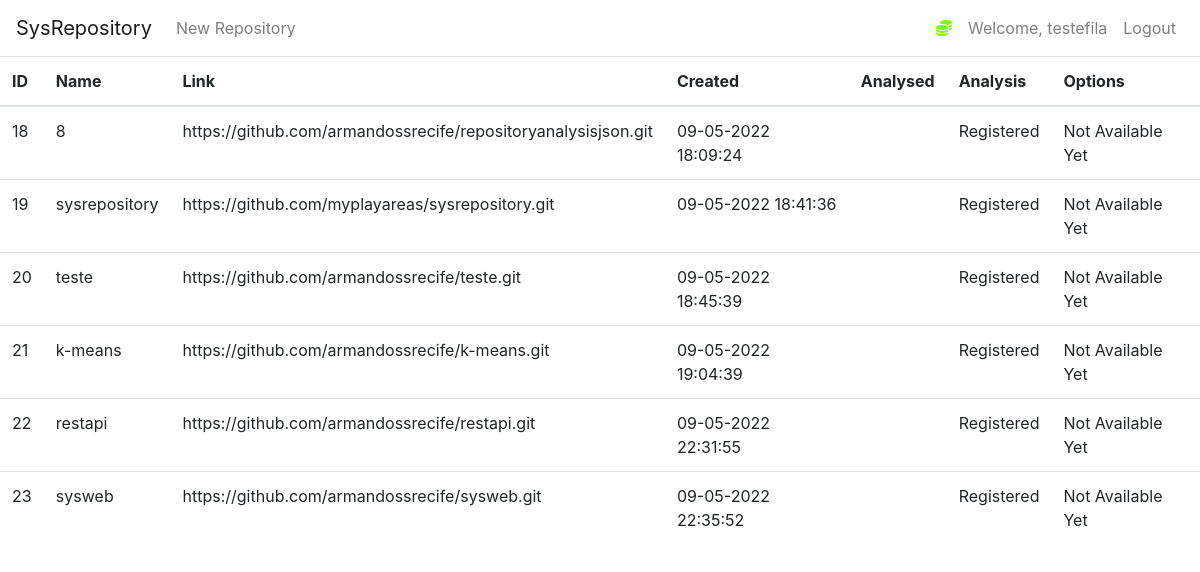
Screenshot of /msr (signed in) with the database file from the repository.
### msr/dao.py (models this page shows, shortened)
class User(db.Model, UserMixin):
    id = db.Column(db.Integer(), primary_key=True)
    username = db.Column(db.String(length=30), nullable=False, unique=True)
    email_address = db.Column(db.String(length=50), nullable=False, unique=True)
    password_hash = db.Column(db.String(length=60), nullable=False)
    repositories = db.relationship('Repository', backref='owned_user', lazy=True)
    @property
    def password(self):
        return self.password

class Repository(db.Model):
    id = db.Column(db.Integer(), primary_key=True)
    name = db.Column(db.String(length=30), nullable=False, unique=False)
    link = db.Column(db.String(length=1024), nullable=False, unique=False)
    creation_date = db.Column(db.DateTime, nullable=False, default=datetime.now)
    analysis_date = db.Column(db.DateTime, nullable=True, default=None)
    analysed = db.Column(db.Integer(), nullable=True, default=0)
    owner = db.Column(db.Integer(), db.ForeignKey('user.id'))

### msr/authentication.py (the view)
@app.route('/msr')
@login_required
def msr_page():
    repositories = Repository.query.filter_by(owner=current_user.get_id()).all()
    return render_template('user/msr.html', repositories=repositories)

### msr/dao.py (called while the page is built)
@login_manager.user_loader
def load_user(user_id):
    return User.query.get(int(user_id))

### msr/main.py (called while the page is built)
@app.context_processor
def utility_processor():
    def status_repositorio(status):
        valor = ''
        try:
            lista_de_status = list()
            lista_de_status = ['Registered', 'Processing', 'Analysed']
            valor = lista_de_status[status]
        except Exception as e:
            print('Erro de status: valor ' + valor + ' - status:  ' + str(status) + ' - ' + str(e))
        return valor
    return dict(status_repositorio=status_repositorio)

### msr/templates/user/msr.html (shortened to what this page needs)
{% extends 'base.html' %}
{% block content %}
      <table class="table table-hover table">
        <thead>
            <tr>
                <th scope="col">ID</th>
                <th scope="col">Name</th>
                <th scope="col">Link</th>
                <th scope="col">Created</th>
                <th scope="col">Analysed</th>
                <th scope="col">Analysis</th>
                <th scope="col">Options</th>
            </tr>
        </thead>
        <tbody>
            {% for repository in repositories %}
                <tr>
                    <td>{{ repository.id }}</td>
                    <td>{{ repository.name }}</td>
                    <td>{{ repository.link }}</td>
                    <td>{{ repository.creation_date.strftime('%d-%m-%Y %H:%M:%S') }}</td>
                    {% if repository.analysis_date is not none: %}
                    <td>{{ repository.analysis_date.strftime('%d-%m-%Y %H:%M:%S') }}</td>
                    {% else %}
                    <td></td>
                    {% endif%}
                    <td>{{ status_repositorio(repository.analysed) }}</td>
                    {% if repository.analysed == 2: %}
                    <td>
                      <a href="{{ url_for('visualizar_analise_repositorio', id=repository.id) }}">Details...</a>
                    </td>
                    {% else %}
                    <td>Not Available Yet</td>
                    {% endif %}
                </tr>
            {% endfor %}
        </tbody>
    </table>
    <br>
{% endblock %}

### msr/templates/base.html (shortened to what this page needs)
<!doctype html>
<html lang="en">
   <head>
      <link rel="stylesheet" href="https://cdn.jsdelivr.net/npm/bootstrap@4.5.3/dist/css/bootstrap.min.css">
      <link rel="stylesheet" type="text/css" href="{{ url_for('static', filename='jsonview.bundle.css') }}">
   </head>
   <body>
    <nav class="navbar navbar-expand-md navbar-light">
      <a class="navbar-brand" href="{{ url_for('msr_page') }} ">SysRepository</a>
      <div class="collapse navbar-collapse" id="navbarNav">
          {% if current_user.is_authenticated %}
            <ul class="navbar-nav mr-auto">
                <li class="nav-item">
                    <a class="nav-link" href="{{ url_for('repository_page') }}">New Repository</a>
                </li>
            </ul>
            <ul class="navbar-nav">
                <li class="nav-item">
                    <a class="nav-link" style="color: lawngreen; font-weight: bold">
                        <i class="fas fa-coins"></i>
                    </a>
                </li>
                <li class="nav-item">
                    <a class="nav-link">Welcome, {{ current_user.username }}</a>
                </li>
                <li class="nav-item">
                    <a class="nav-link" href="{{ url_for('logout_page') }}">Logout</a>
                </li>
            </ul>
          {% endif %}
      </div>
    </nav>
      {% block content %}
      {% endblock %}
   </body>
</html>

### rows the page displays
User: username "testefila"
Repository: id "18", name "8", link "https://github.com/armandossrecife/repositoryanalysisjson.git", creation_date "09-05-2022 18:09:24", analysed "Registered", shows "Not Available Yet"
Repository: id "19", name "sysrepository", link "https://github.com/myplayareas/sysrepository.git", creation_date "09-05-2022 18:41:36", analysed "Registered", shows "Not Available Yet"
Repository: id "20", name "teste", link "https://github.com/armandossrecife/teste.git", creation_date "09-05-2022 18:45:39", analysed "Registered", shows "Not Available Yet"
Repository: id "21", name "k-means", link "https://github.com/armandossrecife/k-means.git", creation_date "09-05-2022 19:04:39", analysed "Registered", shows "Not Available Yet"
Repository: id "22", name "restapi", link "https://github.com/armandossrecife/restapi.git", creation_date "09-05-2022 22:31:55", analysed "Registered", shows "Not Available Yet"
Repository: id "23", name "sysweb", link "https://github.com/armandossrecife/sysweb.git", creation_date "09-05-2022 22:35:52", analysed "Registered", shows "Not Available Yet"
